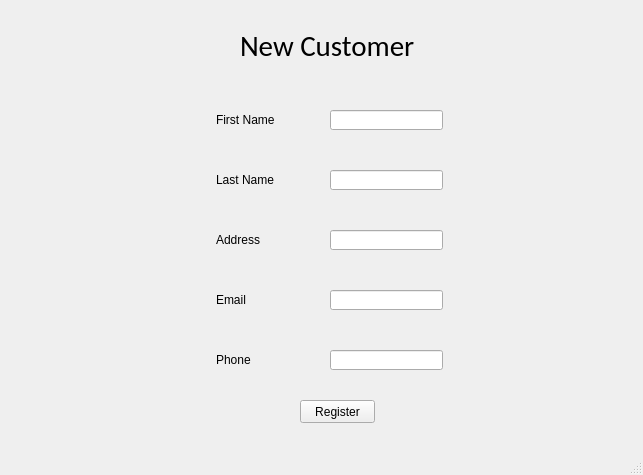
<?xml version="1.0" encoding="UTF-8"?>
<ui version="4.0">
 <class>MainWindow</class>
 <widget class="QMainWindow" name="MainWindow">
  <property name="geometry">
   <rect>
    <x>0</x>
    <y>0</y>
    <width>643</width>
    <height>475</height>
   </rect>
  </property>
  <property name="windowTitle">
   <string>MainWindow</string>
  </property>
  <widget class="QWidget" name="centralwidget">
   <widget class="QLabel" name="FName">
    <property name="geometry">
     <rect>
      <x>216</x>
      <y>110</y>
      <width>61</width>
      <height>20</height>
     </rect>
    </property>
    <property name="text">
     <string>First Name</string>
    </property>
   </widget>
   <widget class="QLabel" name="LName">
    <property name="geometry">
     <rect>
      <x>216</x>
      <y>170</y>
      <width>61</width>
      <height>20</height>
     </rect>
    </property>
    <property name="text">
     <string>Last Name</string>
    </property>
   </widget>
   <widget class="QLabel" name="Addr">
    <property name="geometry">
     <rect>
      <x>216</x>
      <y>230</y>
      <width>61</width>
      <height>20</height>
     </rect>
    </property>
    <property name="text">
     <string>Address</string>
    </property>
   </widget>
   <widget class="QLineEdit" name="FNameTxt">
    <property name="geometry">
     <rect>
      <x>330</x>
      <y>110</y>
      <width>113</width>
      <height>20</height>
     </rect>
    </property>
   </widget>
   <widget class="QLineEdit" name="LNameTxt">
    <property name="geometry">
     <rect>
      <x>330</x>
      <y>170</y>
      <width>113</width>
      <height>20</height>
     </rect>
    </property>
   </widget>
   <widget class="QLineEdit" name="AddrTxt">
    <property name="geometry">
     <rect>
      <x>330</x>
      <y>230</y>
      <width>113</width>
      <height>20</height>
     </rect>
    </property>
   </widget>
   <widget class="QLineEdit" name="EmailTxt">
    <property name="geometry">
     <rect>
      <x>330</x>
      <y>290</y>
      <width>113</width>
      <height>20</height>
     </rect>
    </property>
   </widget>
   <widget class="QLabel" name="Email">
    <property name="geometry">
     <rect>
      <x>216</x>
      <y>290</y>
      <width>61</width>
      <height>20</height>
     </rect>
    </property>
    <property name="text">
     <string>Email</string>
    </property>
   </widget>
   <widget class="QLineEdit" name="PhoneTxt">
    <property name="geometry">
     <rect>
      <x>330</x>
      <y>350</y>
      <width>113</width>
      <height>20</height>
     </rect>
    </property>
   </widget>
   <widget class="QLabel" name="Phone">
    <property name="geometry">
     <rect>
      <x>216</x>
      <y>350</y>
      <width>61</width>
      <height>20</height>
     </rect>
    </property>
    <property name="text">
     <string>Phone</string>
    </property>
   </widget>
   <widget class="QLabel" name="label_6">
    <property name="geometry">
     <rect>
      <x>240</x>
      <y>30</y>
      <width>181</width>
      <height>31</height>
     </rect>
    </property>
    <property name="font">
     <font>
      <family>Calibri</family>
      <pointsize>22</pointsize>
     </font>
    </property>
    <property name="text">
     <string>New Customer</string>
    </property>
   </widget>
   <widget class="QPushButton" name="pushButton">
    <property name="geometry">
     <rect>
      <x>300</x>
      <y>400</y>
      <width>75</width>
      <height>23</height>
     </rect>
    </property>
    <property name="text">
     <string>Register</string>
    </property>
   </widget>
  </widget>
  <widget class="QMenuBar" name="menubar">
   <property name="geometry">
    <rect>
     <x>0</x>
     <y>0</y>
     <width>643</width>
     <height>21</height>
    </rect>
   </property>
  </widget>
  <widget class="QStatusBar" name="statusbar"/>
 </widget>
 <resources/>
 <connections/>
</ui>
